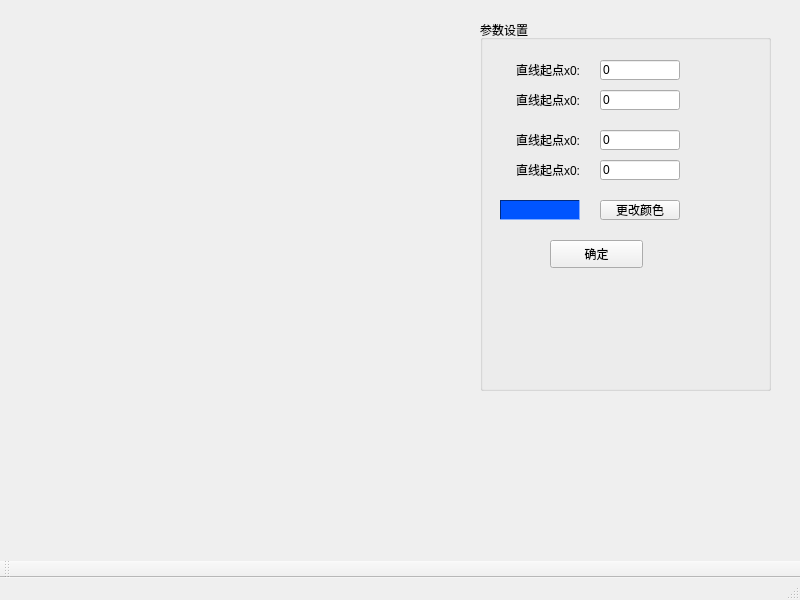
<?xml version="1.0" encoding="UTF-8"?>
<ui version="4.0">
 <class>MainWindow</class>
 <widget class="QMainWindow" name="MainWindow">
  <property name="geometry">
   <rect>
    <x>0</x>
    <y>0</y>
    <width>800</width>
    <height>600</height>
   </rect>
  </property>
  <property name="windowTitle">
   <string>直线中点生成算法</string>
  </property>
  <widget class="QWidget" name="centralwidget">
   <widget class="QGroupBox" name="groupBox_set">
    <property name="geometry">
     <rect>
      <x>480</x>
      <y>20</y>
      <width>291</width>
      <height>371</height>
     </rect>
    </property>
    <property name="title">
     <string>参数设置</string>
    </property>
    <widget class="QLabel" name="label_x0">
     <property name="geometry">
      <rect>
       <x>20</x>
       <y>40</y>
       <width>80</width>
       <height>20</height>
      </rect>
     </property>
     <property name="layoutDirection">
      <enum>Qt::RightToLeft</enum>
     </property>
     <property name="text">
      <string>直线起点x0:</string>
     </property>
     <property name="alignment">
      <set>Qt::AlignRight|Qt::AlignTrailing|Qt::AlignVCenter</set>
     </property>
    </widget>
    <widget class="QLineEdit" name="lineEdit_x0">
     <property name="geometry">
      <rect>
       <x>120</x>
       <y>40</y>
       <width>80</width>
       <height>20</height>
      </rect>
     </property>
     <property name="text">
      <string>0</string>
     </property>
    </widget>
    <widget class="QLabel" name="label_y0">
     <property name="geometry">
      <rect>
       <x>20</x>
       <y>70</y>
       <width>80</width>
       <height>20</height>
      </rect>
     </property>
     <property name="layoutDirection">
      <enum>Qt::RightToLeft</enum>
     </property>
     <property name="text">
      <string>直线起点x0:</string>
     </property>
     <property name="alignment">
      <set>Qt::AlignRight|Qt::AlignTrailing|Qt::AlignVCenter</set>
     </property>
    </widget>
    <widget class="QLineEdit" name="lineEdit_y0">
     <property name="geometry">
      <rect>
       <x>120</x>
       <y>70</y>
       <width>80</width>
       <height>20</height>
      </rect>
     </property>
     <property name="text">
      <string>0</string>
     </property>
    </widget>
    <widget class="QLabel" name="label_y1">
     <property name="geometry">
      <rect>
       <x>20</x>
       <y>140</y>
       <width>80</width>
       <height>20</height>
      </rect>
     </property>
     <property name="layoutDirection">
      <enum>Qt::RightToLeft</enum>
     </property>
     <property name="text">
      <string>直线起点x0:</string>
     </property>
     <property name="alignment">
      <set>Qt::AlignRight|Qt::AlignTrailing|Qt::AlignVCenter</set>
     </property>
    </widget>
    <widget class="QLabel" name="label_x1">
     <property name="geometry">
      <rect>
       <x>20</x>
       <y>110</y>
       <width>80</width>
       <height>20</height>
      </rect>
     </property>
     <property name="layoutDirection">
      <enum>Qt::RightToLeft</enum>
     </property>
     <property name="text">
      <string>直线起点x0:</string>
     </property>
     <property name="alignment">
      <set>Qt::AlignRight|Qt::AlignTrailing|Qt::AlignVCenter</set>
     </property>
    </widget>
    <widget class="QLineEdit" name="lineEdit_y1">
     <property name="geometry">
      <rect>
       <x>120</x>
       <y>140</y>
       <width>80</width>
       <height>20</height>
      </rect>
     </property>
     <property name="text">
      <string>0</string>
     </property>
    </widget>
    <widget class="QLineEdit" name="lineEdit_x1">
     <property name="geometry">
      <rect>
       <x>120</x>
       <y>110</y>
       <width>80</width>
       <height>20</height>
      </rect>
     </property>
     <property name="text">
      <string>0</string>
     </property>
    </widget>
    <widget class="QFrame" name="frame_color">
     <property name="geometry">
      <rect>
       <x>20</x>
       <y>180</y>
       <width>80</width>
       <height>20</height>
      </rect>
     </property>
     <property name="palette">
      <palette>
       <active>
        <colorrole role="WindowText">
         <brush brushstyle="SolidPattern">
          <color alpha="255">
           <red>0</red>
           <green>0</green>
           <blue>0</blue>
          </color>
         </brush>
        </colorrole>
        <colorrole role="Button">
         <brush brushstyle="SolidPattern">
          <color alpha="255">
           <red>0</red>
           <green>85</green>
           <blue>255</blue>
          </color>
         </brush>
        </colorrole>
        <colorrole role="Light">
         <brush brushstyle="SolidPattern">
          <color alpha="255">
           <red>127</red>
           <green>170</green>
           <blue>255</blue>
          </color>
         </brush>
        </colorrole>
        <colorrole role="Midlight">
         <brush brushstyle="SolidPattern">
          <color alpha="255">
           <red>63</red>
           <green>127</green>
           <blue>255</blue>
          </color>
         </brush>
        </colorrole>
        <colorrole role="Dark">
         <brush brushstyle="SolidPattern">
          <color alpha="255">
           <red>0</red>
           <green>42</green>
           <blue>127</blue>
          </color>
         </brush>
        </colorrole>
        <colorrole role="Mid">
         <brush brushstyle="SolidPattern">
          <color alpha="255">
           <red>0</red>
           <green>56</green>
           <blue>170</blue>
          </color>
         </brush>
        </colorrole>
        <colorrole role="Text">
         <brush brushstyle="SolidPattern">
          <color alpha="255">
           <red>0</red>
           <green>0</green>
           <blue>0</blue>
          </color>
         </brush>
        </colorrole>
        <colorrole role="BrightText">
         <brush brushstyle="SolidPattern">
          <color alpha="255">
           <red>255</red>
           <green>255</green>
           <blue>255</blue>
          </color>
         </brush>
        </colorrole>
        <colorrole role="ButtonText">
         <brush brushstyle="SolidPattern">
          <color alpha="255">
           <red>0</red>
           <green>0</green>
           <blue>0</blue>
          </color>
         </brush>
        </colorrole>
        <colorrole role="Base">
         <brush brushstyle="SolidPattern">
          <color alpha="255">
           <red>255</red>
           <green>255</green>
           <blue>255</blue>
          </color>
         </brush>
        </colorrole>
        <colorrole role="Window">
         <brush brushstyle="SolidPattern">
          <color alpha="255">
           <red>0</red>
           <green>85</green>
           <blue>255</blue>
          </color>
         </brush>
        </colorrole>
        <colorrole role="Shadow">
         <brush brushstyle="SolidPattern">
          <color alpha="255">
           <red>0</red>
           <green>0</green>
           <blue>0</blue>
          </color>
         </brush>
        </colorrole>
        <colorrole role="AlternateBase">
         <brush brushstyle="SolidPattern">
          <color alpha="255">
           <red>127</red>
           <green>170</green>
           <blue>255</blue>
          </color>
         </brush>
        </colorrole>
        <colorrole role="ToolTipBase">
         <brush brushstyle="SolidPattern">
          <color alpha="255">
           <red>255</red>
           <green>255</green>
           <blue>220</blue>
          </color>
         </brush>
        </colorrole>
        <colorrole role="ToolTipText">
         <brush brushstyle="SolidPattern">
          <color alpha="255">
           <red>0</red>
           <green>0</green>
           <blue>0</blue>
          </color>
         </brush>
        </colorrole>
        <colorrole role="PlaceholderText">
         <brush brushstyle="SolidPattern">
          <color alpha="128">
           <red>0</red>
           <green>0</green>
           <blue>0</blue>
          </color>
         </brush>
        </colorrole>
       </active>
       <inactive>
        <colorrole role="WindowText">
         <brush brushstyle="SolidPattern">
          <color alpha="255">
           <red>0</red>
           <green>0</green>
           <blue>0</blue>
          </color>
         </brush>
        </colorrole>
        <colorrole role="Button">
         <brush brushstyle="SolidPattern">
          <color alpha="255">
           <red>0</red>
           <green>85</green>
           <blue>255</blue>
          </color>
         </brush>
        </colorrole>
        <colorrole role="Light">
         <brush brushstyle="SolidPattern">
          <color alpha="255">
           <red>127</red>
           <green>170</green>
           <blue>255</blue>
          </color>
         </brush>
        </colorrole>
        <colorrole role="Midlight">
         <brush brushstyle="SolidPattern">
          <color alpha="255">
           <red>63</red>
           <green>127</green>
           <blue>255</blue>
          </color>
         </brush>
        </colorrole>
        <colorrole role="Dark">
         <brush brushstyle="SolidPattern">
          <color alpha="255">
           <red>0</red>
           <green>42</green>
           <blue>127</blue>
          </color>
         </brush>
        </colorrole>
        <colorrole role="Mid">
         <brush brushstyle="SolidPattern">
          <color alpha="255">
           <red>0</red>
           <green>56</green>
           <blue>170</blue>
          </color>
         </brush>
        </colorrole>
        <colorrole role="Text">
         <brush brushstyle="SolidPattern">
          <color alpha="255">
           <red>0</red>
           <green>0</green>
           <blue>0</blue>
          </color>
         </brush>
        </colorrole>
        <colorrole role="BrightText">
         <brush brushstyle="SolidPattern">
          <color alpha="255">
           <red>255</red>
           <green>255</green>
           <blue>255</blue>
          </color>
         </brush>
        </colorrole>
        <colorrole role="ButtonText">
         <brush brushstyle="SolidPattern">
          <color alpha="255">
           <red>0</red>
           <green>0</green>
           <blue>0</blue>
          </color>
         </brush>
        </colorrole>
        <colorrole role="Base">
         <brush brushstyle="SolidPattern">
          <color alpha="255">
           <red>255</red>
           <green>255</green>
           <blue>255</blue>
          </color>
         </brush>
        </colorrole>
        <colorrole role="Window">
         <brush brushstyle="SolidPattern">
          <color alpha="255">
           <red>0</red>
           <green>85</green>
           <blue>255</blue>
          </color>
         </brush>
        </colorrole>
        <colorrole role="Shadow">
         <brush brushstyle="SolidPattern">
          <color alpha="255">
           <red>0</red>
           <green>0</green>
           <blue>0</blue>
          </color>
         </brush>
        </colorrole>
        <colorrole role="AlternateBase">
         <brush brushstyle="SolidPattern">
          <color alpha="255">
           <red>127</red>
           <green>170</green>
           <blue>255</blue>
          </color>
         </brush>
        </colorrole>
        <colorrole role="ToolTipBase">
         <brush brushstyle="SolidPattern">
          <color alpha="255">
           <red>255</red>
           <green>255</green>
           <blue>220</blue>
          </color>
         </brush>
        </colorrole>
        <colorrole role="ToolTipText">
         <brush brushstyle="SolidPattern">
          <color alpha="255">
           <red>0</red>
           <green>0</green>
           <blue>0</blue>
          </color>
         </brush>
        </colorrole>
        <colorrole role="PlaceholderText">
         <brush brushstyle="SolidPattern">
          <color alpha="128">
           <red>0</red>
           <green>0</green>
           <blue>0</blue>
          </color>
         </brush>
        </colorrole>
       </inactive>
       <disabled>
        <colorrole role="WindowText">
         <brush brushstyle="SolidPattern">
          <color alpha="255">
           <red>0</red>
           <green>42</green>
           <blue>127</blue>
          </color>
         </brush>
        </colorrole>
        <colorrole role="Button">
         <brush brushstyle="SolidPattern">
          <color alpha="255">
           <red>0</red>
           <green>85</green>
           <blue>255</blue>
          </color>
         </brush>
        </colorrole>
        <colorrole role="Light">
         <brush brushstyle="SolidPattern">
          <color alpha="255">
           <red>127</red>
           <green>170</green>
           <blue>255</blue>
          </color>
         </brush>
        </colorrole>
        <colorrole role="Midlight">
         <brush brushstyle="SolidPattern">
          <color alpha="255">
           <red>63</red>
           <green>127</green>
           <blue>255</blue>
          </color>
         </brush>
        </colorrole>
        <colorrole role="Dark">
         <brush brushstyle="SolidPattern">
          <color alpha="255">
           <red>0</red>
           <green>42</green>
           <blue>127</blue>
          </color>
         </brush>
        </colorrole>
        <colorrole role="Mid">
         <brush brushstyle="SolidPattern">
          <color alpha="255">
           <red>0</red>
           <green>56</green>
           <blue>170</blue>
          </color>
         </brush>
        </colorrole>
        <colorrole role="Text">
         <brush brushstyle="SolidPattern">
          <color alpha="255">
           <red>0</red>
           <green>42</green>
           <blue>127</blue>
          </color>
         </brush>
        </colorrole>
        <colorrole role="BrightText">
         <brush brushstyle="SolidPattern">
          <color alpha="255">
           <red>255</red>
           <green>255</green>
           <blue>255</blue>
          </color>
         </brush>
        </colorrole>
        <colorrole role="ButtonText">
         <brush brushstyle="SolidPattern">
          <color alpha="255">
           <red>0</red>
           <green>42</green>
           <blue>127</blue>
          </color>
         </brush>
        </colorrole>
        <colorrole role="Base">
         <brush brushstyle="SolidPattern">
          <color alpha="255">
           <red>0</red>
           <green>85</green>
           <blue>255</blue>
          </color>
         </brush>
        </colorrole>
        <colorrole role="Window">
         <brush brushstyle="SolidPattern">
          <color alpha="255">
           <red>0</red>
           <green>85</green>
           <blue>255</blue>
          </color>
         </brush>
        </colorrole>
        <colorrole role="Shadow">
         <brush brushstyle="SolidPattern">
          <color alpha="255">
           <red>0</red>
           <green>0</green>
           <blue>0</blue>
          </color>
         </brush>
        </colorrole>
        <colorrole role="AlternateBase">
         <brush brushstyle="SolidPattern">
          <color alpha="255">
           <red>0</red>
           <green>85</green>
           <blue>255</blue>
          </color>
         </brush>
        </colorrole>
        <colorrole role="ToolTipBase">
         <brush brushstyle="SolidPattern">
          <color alpha="255">
           <red>255</red>
           <green>255</green>
           <blue>220</blue>
          </color>
         </brush>
        </colorrole>
        <colorrole role="ToolTipText">
         <brush brushstyle="SolidPattern">
          <color alpha="255">
           <red>0</red>
           <green>0</green>
           <blue>0</blue>
          </color>
         </brush>
        </colorrole>
        <colorrole role="PlaceholderText">
         <brush brushstyle="SolidPattern">
          <color alpha="128">
           <red>0</red>
           <green>0</green>
           <blue>0</blue>
          </color>
         </brush>
        </colorrole>
       </disabled>
      </palette>
     </property>
     <property name="autoFillBackground">
      <bool>true</bool>
     </property>
     <property name="frameShape">
      <enum>QFrame::Panel</enum>
     </property>
     <property name="frameShadow">
      <enum>QFrame::Sunken</enum>
     </property>
    </widget>
    <widget class="QPushButton" name="pushButton_color">
     <property name="geometry">
      <rect>
       <x>120</x>
       <y>180</y>
       <width>80</width>
       <height>20</height>
      </rect>
     </property>
     <property name="text">
      <string>更改颜色</string>
     </property>
    </widget>
    <widget class="QPushButton" name="pushButton_ok">
     <property name="geometry">
      <rect>
       <x>70</x>
       <y>220</y>
       <width>93</width>
       <height>28</height>
      </rect>
     </property>
     <property name="text">
      <string>确定</string>
     </property>
    </widget>
   </widget>
  </widget>
  <widget class="QMenuBar" name="menubar">
   <property name="geometry">
    <rect>
     <x>0</x>
     <y>0</y>
     <width>800</width>
     <height>26</height>
    </rect>
   </property>
  </widget>
  <widget class="QStatusBar" name="statusbar"/>
  <widget class="QToolBar" name="mainToolBar">
   <property name="windowTitle">
    <string>toolBar</string>
   </property>
   <attribute name="toolBarArea">
    <enum>BottomToolBarArea</enum>
   </attribute>
   <attribute name="toolBarBreak">
    <bool>false</bool>
   </attribute>
  </widget>
 </widget>
 <resources/>
 <connections/>
</ui>
